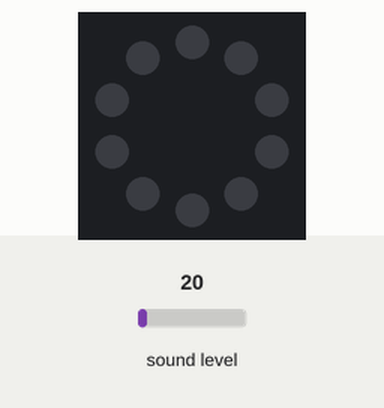
Recording of a program running on a simulated Circuit Playground running CircuitPython. Shown: the board's ring of 10 RGB LEDs (number 0 left of the top, counting anticlockwise). The inputs (shaded band) are chosen by the test bench; at power-on: sound level 20. Dim RGB values are drawn brighter than linear.

Above: at 1.2 s.
1.3 s: sound level set to 64
At 2.1 s:
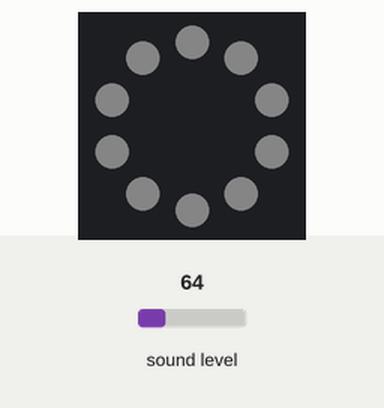
2.8 s: sound level set to 128
4.3 s: sound level set to 5
At 5.5 s:
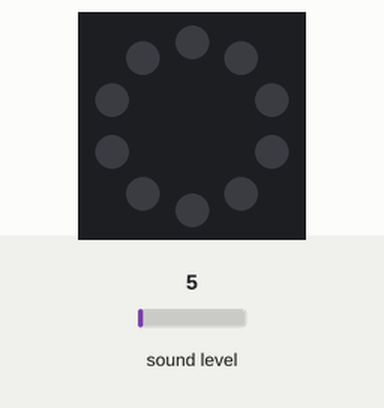
5.8 s: sound level set to 191
At 6.5 s:
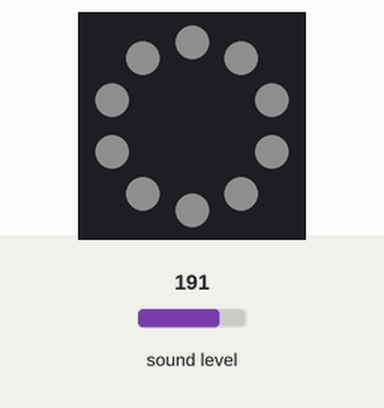
Timing chart, 0 to 8.3 s (numbered marks = the images above; inputs shaded):
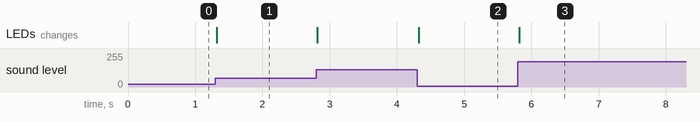

The program:

voice_reactive_light.py
```python
# Circuit Playground Sound Meter

import array
import math
import audiobusio
import board
import neopixel

# Color of the peak pixel.
PEAK_COLOR = (100, 0, 255)
# Number of total pixels - 10 build into Circuit Playground
NUM_PIXELS = 10

# Exponential scaling factor.
# Should probably be in range -10 .. 10 to be reasonable.
CURVE = 2
SCALE_EXPONENT = math.pow(10, CURVE * -0.1)

# Number of samples to read at once.
NUM_SAMPLES = 160


# Restrict value to be between floor and ceiling.
def constrain(value, floor, ceiling):
    return max(floor, min(value, ceiling))


# Scale input_value between output_min and output_max, exponentially.
def log_scale(input_value, input_min, input_max, output_min, output_max):
    normalized_input_value = (input_value - input_min) / \
                             (input_max - input_min)
    return output_min + \
        math.pow(normalized_input_value, SCALE_EXPONENT) \
        * (output_max - output_min)


# Remove DC bias before computing RMS.
def normalized_rms(values):
    minbuf = int(mean(values))
    samples_sum = sum(
        float(sample - minbuf) * (sample - minbuf)
        for sample in values
    )

    return math.sqrt(samples_sum / len(values))


def mean(values):
    return sum(values) / len(values)


def volume_color(volume):
    return 200, volume * (255 // NUM_PIXELS), 0


# Main program

# Set up NeoPixels and turn them all off.
pixels = neopixel.NeoPixel(board.NEOPIXEL, NUM_PIXELS, brightness=1.0, auto_write=False)
pixels.fill(0)
pixels.show()

mic = audiobusio.PDMIn(board.MICROPHONE_CLOCK, board.MICROPHONE_DATA,
                       sample_rate=16000, bit_depth=16)

# Record an initial sample to calibrate. Assume it's quiet when we start.
samples = array.array('H', [0] * NUM_SAMPLES)
mic.record(samples, len(samples))
# Set lowest level to expect, plus a little.
input_floor = normalized_rms(samples) + 10
# OR: used a fixed floor
# input_floor = 50

# You might want to print the input_floor to help adjust other values.
# print(input_floor)

# Corresponds to sensitivity: lower means more pixels light up with lower sound
# Adjust this as you see fit.
input_ceiling = input_floor + 500

peak = 0
while True:


    mic.record(samples, len(samples))
    magnitude = normalized_rms(samples)
    # You might want to print this to see the values.
    # print(magnitude)

    # Compute scaled logarithmic reading in the range 0 to NUM_PIXELS
    c = log_scale(constrain(magnitude, input_floor, input_ceiling),
                  input_floor, input_ceiling, 0, NUM_PIXELS)

    #print(c)
    light_value = c  * 27;
    pixels


    # Light up pixels that are below the scaled and interpolated magnitude.
    pixels.fill(0)
    for i in range(NUM_PIXELS):
        pixels[i] = (light_value, light_value, light_value)
        #if i < c:
         #   pixels[i] = volume_color(i)
        # Light up the peak pixel and animate it slowly dropping.
        #if c >= peak:
        #    peak = min(c, NUM_PIXELS - 1)
        #elif peak > 0:
        #    peak = peak - 1
        #if peak > 0:
        #    pixels[int(peak)] = PEAK_COLOR
    pixels.show()
# Write your code here :-)
```

Measured:
- after the input at 1.3 s, the LEDs: change at once (image 1)
- after the input at 4.3 s, the LEDs: change at once (image 2)
- after the input at 5.8 s, the LEDs: change at once (image 3)
